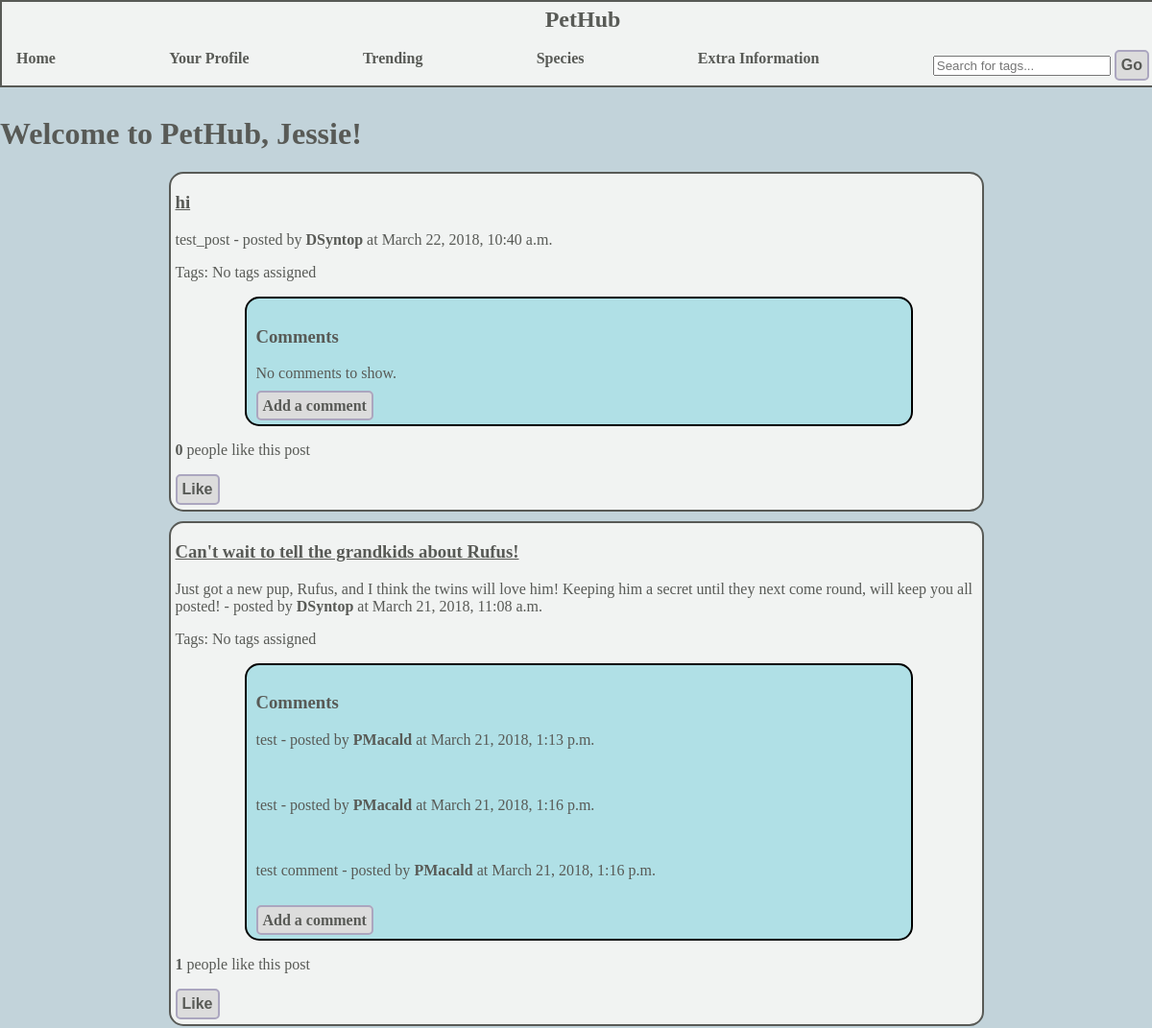
Before: /?page=2 (signed in, upper part) with the older database file.
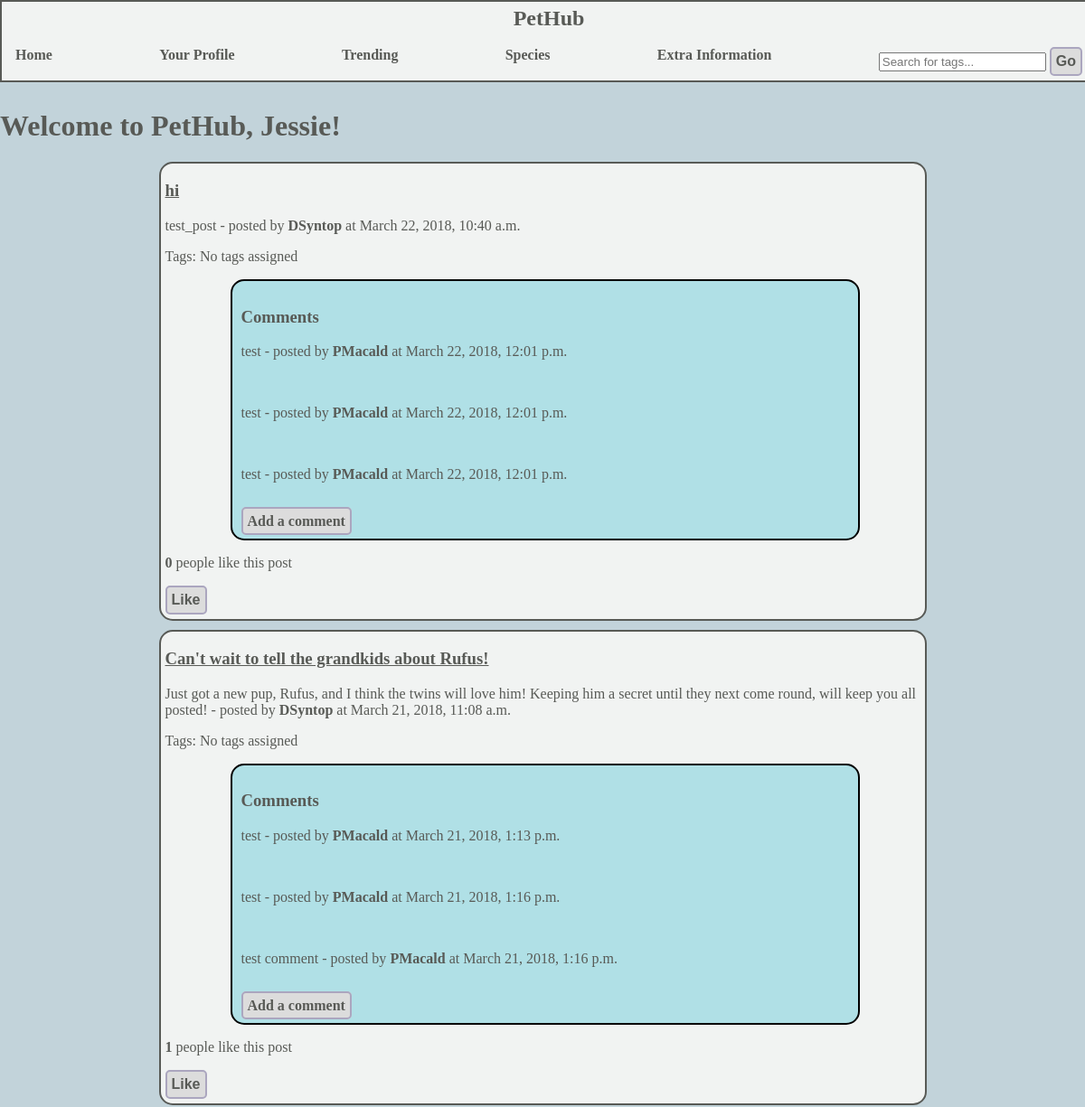
After: the same page with the newer database file.
### pethub/models.py (models this page shows, shortened)
class Post(models.Model):
    title = models.CharField(max_length=100, default="")
    liked_users =  models.ManyToManyField(User, related_name="liked",default=None)
    likes = models.IntegerField(default=0)
    description = models.CharField(max_length=300,default="")
    picture = models.ImageField(upload_to="post_images",blank=True)
    upload_date = models.DateTimeField(auto_now_add=True)
    tags = TaggableManager(blank=True)
    user = models.ForeignKey(User, null=True)

class Comment(models.Model):
    comment_text = models.CharField(max_length=100, default="")
    upload_date = models.DateTimeField(auto_now_add=True)
    user = models.ForeignKey(User, null=True)
    post = models.ForeignKey(Post, null=True, related_name = "comments")

### pethub/views.py (the view)
# urls.py: url(r'^$', views.index, name='index'),
@login_required
def index(request):
    posts = Post.objects.order_by('-upload_date')
    post_list = paginate(posts, request)
    post_list = set_likes(post_list)
    response = render(request, 'pethub/index.html', {'post_list' : post_list,
                                                     'feed_required':True})
    return response

### pethub/views.py (called while the page is built)
def set_likes(post_list):
    for post in post_list:
        likes = post.liked_users.count()
        post.likes = likes
        post.save()
    return post_list

def paginate(posts, request):
    paginator = Paginator(posts,20)
    page = request.GET.get('page')
    try:
        post_list = paginator.page(page)
    except PageNotAnInteger:
        post_list = paginator.page(1)
    except EmptyPage:
        post_list = paginator.page(paginator.num_pages)
    return post_list

### templates/pethub/index.html (shortened to what this page needs)
{% extends "pethub/base.html" %}
{% load staticfiles %}
{% block body_block %}
	{% if user.first_name %}
		<h1>Welcome to PetHub, {{ user.first_name }}!</h1>
	{% else %}
		<h1>Welcome to PetHub, {{ user.username }}!</h1>
	{% endif %}
{% endblock %}

### templates/pethub/base.html (shortened to what this page needs)
<!DOCTYPE html>
{% load staticfiles %}
<html>
	<head>
			<link rel="stylesheet" type="text/css" href="{% static 'css/styles.css' %}" />
		</head>
		<body>
			<div id="navbar">
				<a href="{% url 'index' %}">
						<h2>PetHub</h2>
				</a>
				<div id="navbarLinks">
					<div>
						<a href="{% url 'index'%}">Home</a>
					</div>
					<div>
					{% if user.is_authenticated %}
						<a href="{% url 'user_profile' %}{{ request.user.username }}">Your Profile</a>
					{% else %}
						<a href="{% url 'login'%}">Log in/Register</a>
					{% endif %}
					</div>
					<div>
						<a href="{% url 'trending'%}">Trending</a>
					</div>
					<div>
						<a href="{% url 'species'%}">Species</a>
					</div>
					<div>
						<a href="{% url 'extra-information'%}">Extra Information</a>
					</div>
					<div>
					<form type="GET" action="{% url 'search' %}">
					  <input placeholder="Search for tags..." type="text" name="search_term">
					  <button id="search_submit" type="submit" >Go</button>
					</form>
				</div>
				</div>
			</div>
	<div class="main">
	{% block body_block %}
	{% endblock %}
	{% if post_list %}
		{% for post in post_list %}
			<div class="post_container">
				<div class="post_title">
					<h3>{{post.title}}</h3>
				</div>
			<div class="post_description"/>
				<p>{{post.description}} - posted by <a href="{% url 'user_profile' %}{{ post.user.username }}">{{post.user.username}}</a> at {{post.upload_date}}</p>
			</div>
			<div class="post_tags">
				<p>Tags:
								{% if not post.tags.all %}
									No tags assigned
								{% else %}
									{% for tag in post.tags.all %}
											{{ tag.name }}
									{% endfor %}
								{% endif %}
				</p>
			</div>
					<div class="comments_container">
					<h3>Comments</h3>
						{% if post.comments.all %}
							{% for comment in post.comments.all %}
								<p>{{comment.comment_text}} - posted by <a href="{% url 'user_profile' %}{{ comment.user.username }}">{{comment.user.username}}</a> at {{comment.upload_date}}</p></br>
							{% endfor %}
						{% else %}
							<p>No comments to show.</p>
						{% endif %}
						<a class="button_link" href="{% url 'add_comment' %}{{ post.id }}">Add a comment</a>
					</div>
					<div class="post_likes">
						<p>
							<strong class="like_count" data-postid="{{post.id}}">{{post.likes}}</strong> people like this post
						</p>
					</div>
						{% if user.is_authenticated %}
							{% if user in post.liked_users.all %}
								<button class="likes-button" data-postid="{{post.id}}"
																	class="btn btn-primary btn-sm" type="button">Unlike</button>
							{% else %}
								<button class="likes-button" data-postid="{{post.id}}"
																	class="btn btn-primary btn-sm" type="button">Like</button>
							{% endif %}
						{% endif %}
					</div>
		{% endfor %}
	{% elif not post_list and feed_required == True %}
			<h3>This page doesn't seem to have any posts! You can help us out by adding one now!</h3>
	{% endif %}
		</body>
	</html>

### static/css/styles.css (style rules this page uses)
body { background-color: #C2D3DA; margin: 0; }
#navbar { background-color: #F1F3F2; width: 100%; margin: 0 auto; border-style: solid; border-width: 2px; border-color: #585A56; position: relative; padding: 5px; }
p { font-family: Verdana; font-size: 16; color: #585A56; }
h1 { font-family: Verdana; color: #585A56; }
h2 { font-family: Verdana; color: #585A56; }
h3 { font-family: Verdana; color: #585A56; }
#navbar h2 { text-align: center; font-family: Verdana; margin: 0; color: #585A56; }
h1 { color: #585A56; }
#navbarLinks { display: flex; justify-content: space-between; padding-left: 10px; padding-right: 10px; }
.main { margin-top: 30px; }
a { font-family: Verdana; font-size: 20; text-decoration: none; color: #585A56; font-weight: bolder; }
.post_container { position: relative; width: 70%; border-style: solid; border-width: 2px; border-color: #585A56; margin: 0 auto; padding-left: 5px; padding-bottom: 5px; margin-bottom: 10px; border-radius: 15px; background-color: #F1F3F2; }
.post_title h3 { text-decoration: underline; color: #585A56; }
.post_description { font-family: Verdana; font-size: 16; color: #585A56; }
.post_tags { font-size: 14; font-family: Verdana; color: #585A56; }
.comments_container { width: 80%; background-color: #b0e0e6; border-style: solid; border-width: 2px; border-radius: 15px; margin: 0 auto; padding: 10px; }
.button_link { border-color: #ABA6BF; border-style: solid; border-width: 2px; border-radius: 5px; padding: 5px; background-color: #DCDCDC; }
button { border-color: #ABA6BF; border-style: solid; border-width: 2px; border-radius: 5px; padding: 5px; background-color: #DCDCDC; text-align: centre; color: #585A56; font-size: 16px; font-weight: bolder; }

Changed rows visible on the page:
shown differently, row unchanged: Post "hi": no longer shows "No comments to show."
added Comment: comment_text "test", user.username "PMacald", upload_date "March 22, 2018, 12:01 p.m.", shown under Post "hi"
added Comment: comment_text "test", user.username "PMacald", upload_date "March 22, 2018, 12:01 p.m.", shown under Post "hi"
added Comment: comment_text "test", user.username "PMacald", upload_date "March 22, 2018, 12:01 p.m.", shown under Post "hi"
